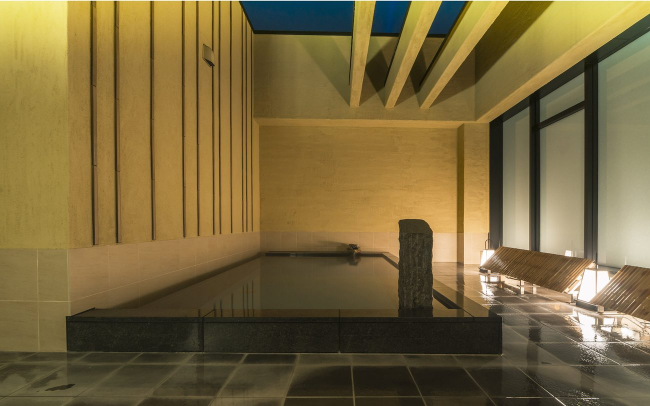
#> input picture assets/img/candeo_spa.jpg, 1300 x 812 px (shown at 1/2 size); its folder holds 4 pictures in this run
$ python make-web-images.py
#> lines starting #> are read from the running program, lines starting #| are printed output that depends on the picture
#!/usr/bin/env python3
"""Web版しおり用に、画像を小さく作り直して build/web-img/ に置く。
CSP の都合で HTML には data URI として埋め込むため、印刷用より小さくする。"""
from PIL import Image
import os

SRC = os.path.join(os.path.dirname(__file__), '..', 'assets', 'img')
DST = os.path.join(os.path.dirname(__file__), 'web-img')
os.makedirs(DST, exist_ok=True)
WIDTHS = {'cover_banner': 1500}
DEFAULT = 900
Q = 74

total = 0
for f in sorted(os.listdir(SRC)):
    if not f.endswith('.jpg'):
        continue
    key = f[:-4]
    im = Image.open(os.path.join(SRC, f)).convert('RGB')
#> im is the input picture: PIL image 1300x812 RGB; mean R, G, B 121.7, 103.9, 61.4
    mx = WIDTHS.get(key, DEFAULT)
    if im.width > mx:
        im = im.resize((mx, round(im.height * mx / im.width)), Image.LANCZOS)
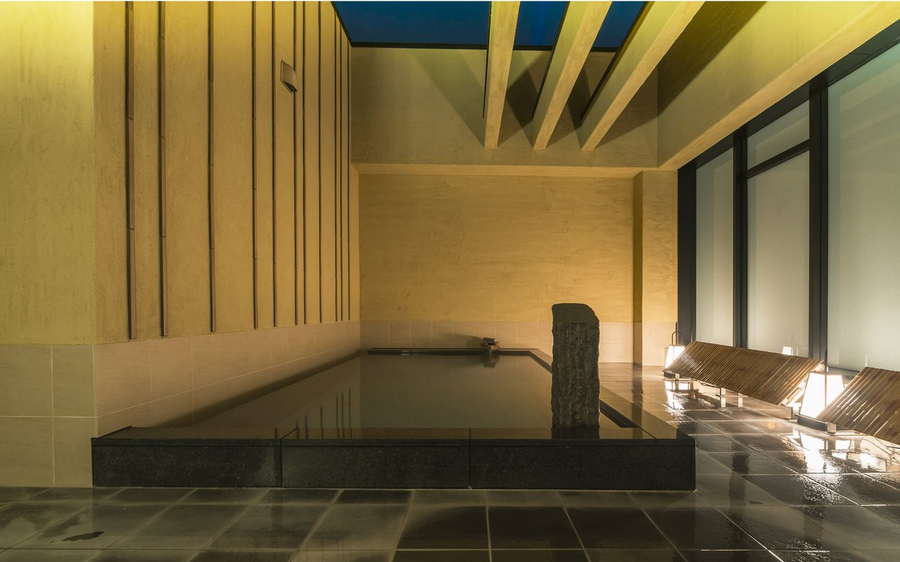
#> im: PIL image 900x562 RGB; mean R, G, B 121.7, 103.9, 61.4
    out = os.path.join(DST, f)
    im.save(out, 'JPEG', quality=Q, optimize=True, progressive=True)
    sz = os.path.getsize(out)
    total += sz
    print(f"{key:16s} {im.width:5d}x{im.height:<5d} {sz//1024:4d}KB")
#| candeo_spa         900x562     55KB
#> pass 2 of the loop `for f in sorted(os.listdir(SRC)):`:
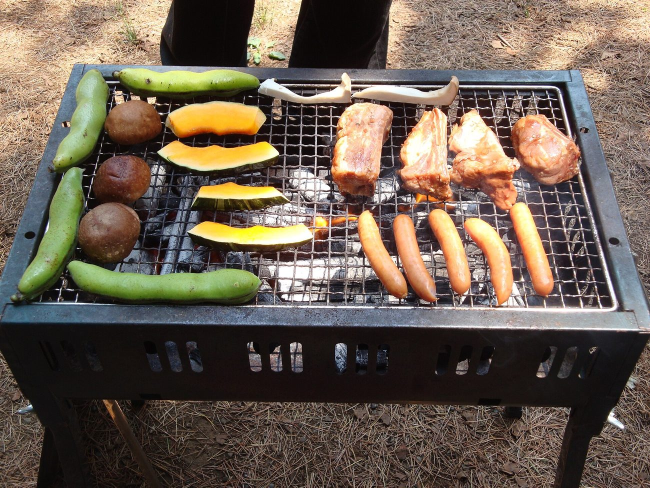
#> input picture assets/img/cb_bbq.jpg, 1300 x 975 px (shown at 1/2 size)
#> im is the input picture: PIL image 1300x975 RGB; mean R, G, B 107.7, 94.5, 81.5
#> `im = im.resize((mx, round(im.height * mx / im.width)), Image.LANCZOS)`:
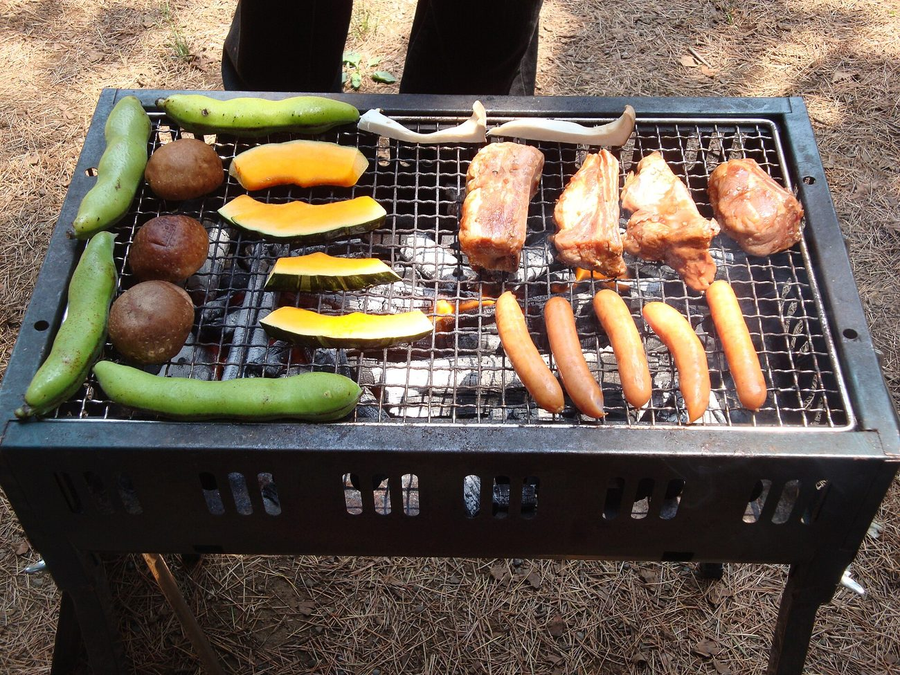
#> im: PIL image 900x675 RGB; mean R, G, B 107.6, 94.5, 81.5
#| cb_bbq             900x675    151KB
#> pass 3 of the loop `for f in sorted(os.listdir(SRC)):`:
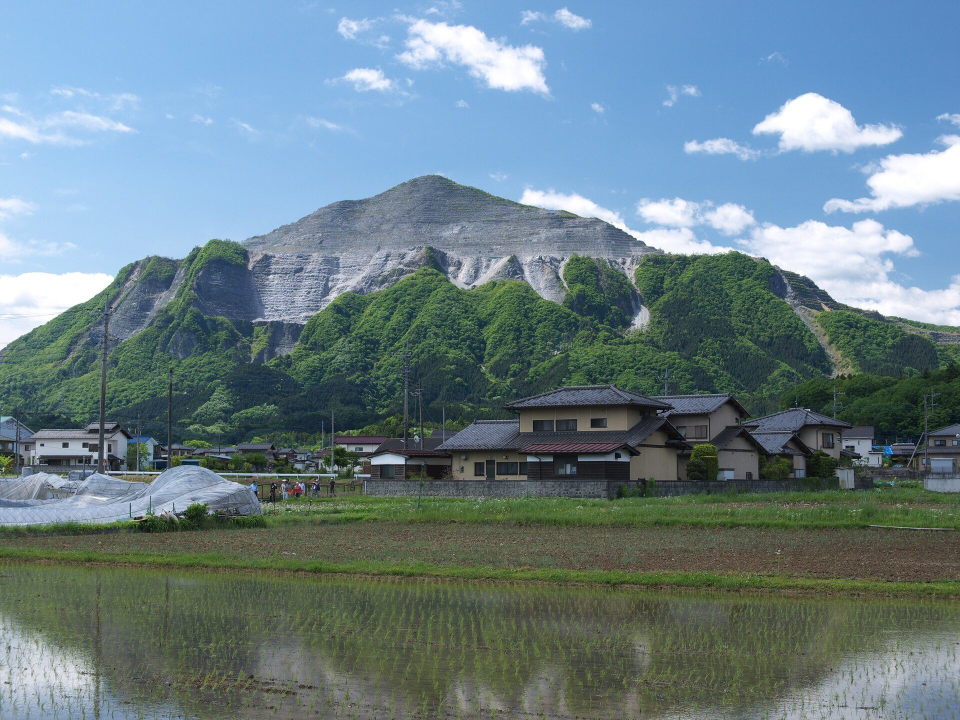
#> input picture assets/img/cb_bukozan.jpg, 1920 x 1440 px (shown at 1/2 size)
#> im is the input picture: PIL image 1920x1440 RGB; mean R, G, B 106.2, 128, 135.5
#> `im = im.resize((mx, round(im.height * mx / im.width)), Image.LANCZOS)`:
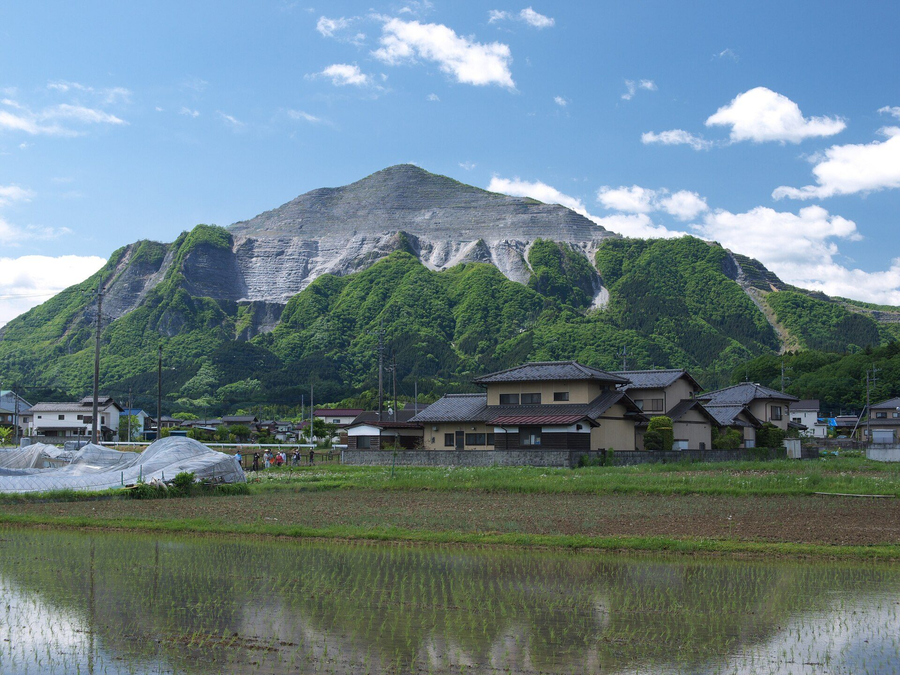
#> im: PIL image 900x675 RGB; mean R, G, B 106.2, 128, 135.5
#| cb_bukozan         900x675     94KB
#> the loop made 4 passes; the first 3 are shown
print(f"\ntotal {total/1024/1024:.2f}MB  -> base64 approx {total*4/3/1024/1024:.2f}MB")
